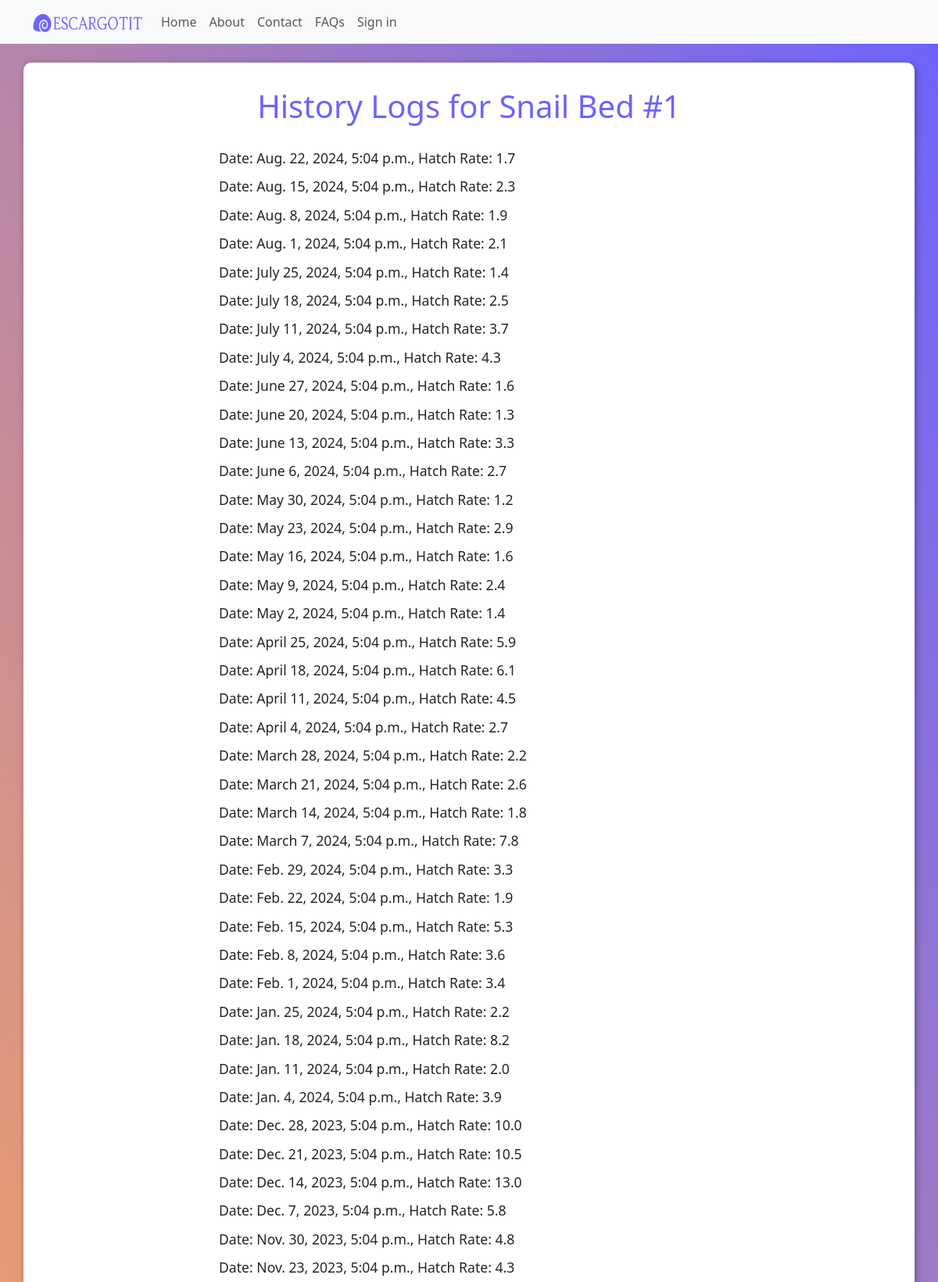
/view_hatch_rate_history/427/ (upper part), run on the app's committed database.
### core/models.py (models this page shows, shortened)
class SnailBed(models.Model):
    bed_name = models.CharField(max_length=100, unique=False, null=True, blank=True)
    user = models.ForeignKey(AdminUser, on_delete=models.CASCADE, null=True, blank=True, db_constraint=False)
    employee = models.ForeignKey(EmployeeUser, on_delete=models.SET_NULL, null=True, blank=True, db_constraint=False)
    snail_amount = models.IntegerField(null=True, blank=True)
    hatch_rate = models.ForeignKey('SnailHatchRate', on_delete=models.SET_NULL, null=True, blank=True)
    mortality_rate = models.ForeignKey('SnailMortalityRate', on_delete=models.SET_NULL, null=True, blank=True)
    maturity_rate = models.ForeignKey('TimeTakenToMature', on_delete=models.SET_NULL, null=True, blank=True)
    snail_feed = models.ForeignKey('SnailFeed', on_delete=models.SET_NULL, null=True, blank=True)

class SnailHatchRate(models.Model):
    snail_bed = models.ForeignKey(SnailBed, on_delete=models.CASCADE)
    preexisting_snail_amount = models.IntegerField(null=True, blank=True, default=0)
    newly_hatched_snails = models.IntegerField()
    hatch_rate_percentage = models.DecimalField(max_digits=5, decimal_places=2, null=True, blank=True)
    datetime = models.DateTimeField(default=timezone.now)
    @property
    def hatch_rate_percentage(self):
        if self.preexisting_snail_amount > 0:
            return round( (self.newly_hatched_snails / self.preexisting_snail_amount) * 100 , 1)
        else:
            return 0

### core/views.py (the view)
# urls.py: path('view_hatch_rate_history/<int:snail_bed_id>/', views.SnailHatchRateListView.as_view(), name='view_hatch_rate_history'),
class SnailHatchRateListView(ListView):
    model = SnailHatchRate
    template_name = 'history.html'
    context_object_name = 'history_data'
    def get_queryset(self):
        snail_bed = get_object_or_404(SnailBed, id=self.kwargs['snail_bed_id'])
        return SnailHatchRate.objects.filter(snail_bed=snail_bed).order_by('-datetime')
    def get_context_data(self, **kwargs):
        context = super().get_context_data(**kwargs)
        context['snail_bed'] = get_object_or_404(SnailBed, id=self.kwargs['snail_bed_id'])
        return context

### core/templatetags/filters.py (called while the page is built)
@register.filter
def classname(obj):
    return obj.__class__.__name__

### templates/history.html (shortened to what this page needs)
{% extends "base/base.html" %}
{% load static %}
{% load filters %}
{% block scripts %}
    <link href="{% static 'css/history.css' %}" rel="stylesheet" type="text/css">
{% endblock %}
{% block content %}
<div class="main container mt-4">
    <h1>History Logs for {{ snail_bed.bed_name }}</h1>
    {% if history_data %}
        <ul>
            {% for record in history_data %}
                {% with record|classname as modelclass %}
                    {% if modelclass == "SnailHatchRate" %}
                        <li>Date: {{ record.datetime }},
                            Hatch Rate: {{ record.hatch_rate_percentage }}</li>
                    {% elif modelclass == "SnailMortalityRate" %}
                        <li>Date: {{ record.datetime }},
                            Mortality Rate: {{ record.mortality_rate_percentage }}</li>
                    {% elif modelclass == "SnailFeed" %}
                        <li>Date Feed given: {{ record.consumed_on }},
                            Grams of Feed given: {{ record.grams_feed_given }}</li>
                    {% endif %}
                {% endwith %}
            {% endfor %}
        </ul>
    {% else %}
        <h3> No data available </h3>
    {% endif %}
</div>
{% endblock %}

### static/css/history.css (style rules this page uses)
body { background: linear-gradient(to bottom left, #6c63ff, #ffa659); }
.main.container { background-color: white; box-shadow: 2px 2px 10px rgba(0, 0, 0, 0.3); border-radius: 10px; margin-top: 2rem; margin-bottom: 2rem; padding: 1rem 3rem; }
h1 { color: #6c63ff; padding: 1rem; text-align: center; }
.main ul { padding-left: 0; display: flex; flex-direction: column; align-content: center; align-items: flex-start; justify-content: flex-start; width: 40rem; margin-left: auto; margin-right: auto; }
.main li { list-style-type: none; font-size: 1.1rem; margin-top: 5px; margin-bottom: 5px; }

### data on the page
SnailBed: bed_name "Snail Bed #1"
SnailHatchRate: datetime "Aug. 22, 2024, 5:04 p.m.", hatch_rate_percentage "1.7"
SnailHatchRate: datetime "Aug. 15, 2024, 5:04 p.m.", hatch_rate_percentage "2.3"
SnailHatchRate: datetime "Aug. 8, 2024, 5:04 p.m.", hatch_rate_percentage "1.9"
SnailHatchRate: datetime "Aug. 1, 2024, 5:04 p.m.", hatch_rate_percentage "2.1"
SnailHatchRate: datetime "July 25, 2024, 5:04 p.m.", hatch_rate_percentage "1.4"
SnailHatchRate: datetime "July 18, 2024, 5:04 p.m.", hatch_rate_percentage "2.5"
SnailHatchRate: datetime "July 11, 2024, 5:04 p.m.", hatch_rate_percentage "3.7"
SnailHatchRate: datetime "July 4, 2024, 5:04 p.m.", hatch_rate_percentage "4.3"
SnailHatchRate: datetime "June 27, 2024, 5:04 p.m.", hatch_rate_percentage "1.6"
SnailHatchRate: datetime "June 20, 2024, 5:04 p.m.", hatch_rate_percentage "1.3"
SnailHatchRate: datetime "June 13, 2024, 5:04 p.m.", hatch_rate_percentage "3.3"
SnailHatchRate: datetime "June 6, 2024, 5:04 p.m.", hatch_rate_percentage "2.7"
SnailHatchRate: datetime "May 30, 2024, 5:04 p.m.", hatch_rate_percentage "1.2"
SnailHatchRate: datetime "May 23, 2024, 5:04 p.m.", hatch_rate_percentage "2.9"
SnailHatchRate: datetime "May 16, 2024, 5:04 p.m.", hatch_rate_percentage "1.6"
SnailHatchRate: datetime "May 9, 2024, 5:04 p.m.", hatch_rate_percentage "2.4"
SnailHatchRate: datetime "May 2, 2024, 5:04 p.m.", hatch_rate_percentage "1.4"
SnailHatchRate: datetime "April 25, 2024, 5:04 p.m.", hatch_rate_percentage "5.9"
SnailHatchRate: datetime "April 18, 2024, 5:04 p.m.", hatch_rate_percentage "6.1"
SnailHatchRate: datetime "April 11, 2024, 5:04 p.m.", hatch_rate_percentage "4.5"
SnailHatchRate: datetime "April 4, 2024, 5:04 p.m.", hatch_rate_percentage "2.7"
SnailHatchRate: datetime "March 28, 2024, 5:04 p.m.", hatch_rate_percentage "2.2"
SnailHatchRate: datetime "March 21, 2024, 5:04 p.m.", hatch_rate_percentage "2.6"
SnailHatchRate: datetime "March 14, 2024, 5:04 p.m.", hatch_rate_percentage "1.8"
SnailHatchRate: datetime "March 7, 2024, 5:04 p.m.", hatch_rate_percentage "7.8"
SnailHatchRate: datetime "Feb. 29, 2024, 5:04 p.m.", hatch_rate_percentage "3.3"
SnailHatchRate: datetime "Feb. 22, 2024, 5:04 p.m.", hatch_rate_percentage "1.9"
SnailHatchRate: datetime "Feb. 15, 2024, 5:04 p.m.", hatch_rate_percentage "5.3"
SnailHatchRate: datetime "Feb. 8, 2024, 5:04 p.m.", hatch_rate_percentage "3.6"
SnailHatchRate: datetime "Feb. 1, 2024, 5:04 p.m.", hatch_rate_percentage "3.4"
SnailHatchRate: datetime "Jan. 25, 2024, 5:04 p.m.", hatch_rate_percentage "2.2"
SnailHatchRate: datetime "Jan. 18, 2024, 5:04 p.m.", hatch_rate_percentage "8.2"
SnailHatchRate: datetime "Jan. 11, 2024, 5:04 p.m.", hatch_rate_percentage "2.0"
SnailHatchRate: datetime "Jan. 4, 2024, 5:04 p.m.", hatch_rate_percentage "3.9"
SnailHatchRate: datetime "Dec. 28, 2023, 5:04 p.m.", hatch_rate_percentage "10.0"
SnailHatchRate: datetime "Dec. 21, 2023, 5:04 p.m.", hatch_rate_percentage "10.5"
SnailHatchRate: datetime "Dec. 14, 2023, 5:04 p.m.", hatch_rate_percentage "13.0"
SnailHatchRate: datetime "Dec. 7, 2023, 5:04 p.m.", hatch_rate_percentage "5.8"
SnailHatchRate: datetime "Nov. 30, 2023, 5:04 p.m.", hatch_rate_percentage "4.8"
SnailHatchRate: datetime "Nov. 23, 2023, 5:04 p.m.", hatch_rate_percentage "4.3"
